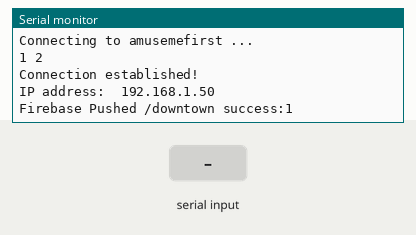
A sketch run on a simulated ESP8266 (NodeMCU). On the bench: the last lines printed to the serial monitor. The inputs (shaded band) are chosen by the test bench. WiFi joins after 1.5 s; servers stay silent unless stated.

Above: at 3.2 s.
3.3 s: ",\n" received over Serial
At 4.43 s:
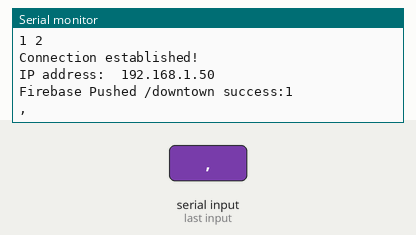
5.8 s: "T\n" received over Serial
At 7.3 s:
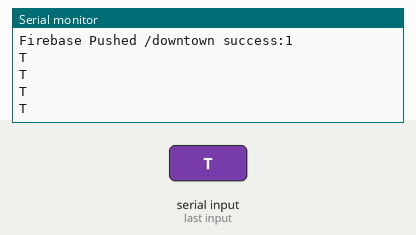
8.3 s: "1\n" received over Serial
At 9.43 s:
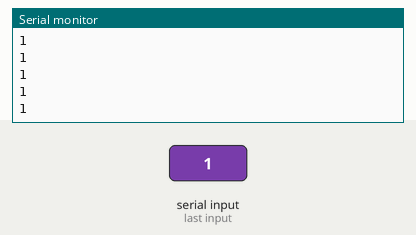

The sketch:

wifi_firebaseOnly_16jan.ino
```cpp
#include <ESP8266WiFi.h>        // Include the Wi-Fi library
#include <ESP8266HTTPClient.h>
#include <FirebaseArduino.h>

#define FIREBASE_HOST "spirit-iot-test.firebaseio.com"
#define FIREBASE_AUTH "wdNQYOzKXPZqIFcld8etSOALxhSvaOKNQUtV5RR2"

const char* ssid     = "amusemefirst";  // The SSID (name) of the Wi-Fi network
const char* password = "?3502679?";     // The password of the Wi-Fi network

int j = 0;
void setup() {
  Serial.begin(115200);         // Start the Serial communication to send messages to the computer
  delay(10);
  Serial.println('\n');
  WiFi.mode(WIFI_STA);
  WiFi.begin(ssid, password);             // Connect to the network
  Serial.print("Connecting to ");
  Serial.print(ssid); Serial.println(" ...");

  int i = 0;
  while (WiFi.status() != WL_CONNECTED) { // Wait for the Wi-Fi to connect
    delay(1000);
    Serial.print(++i); Serial.print(' ');
  }

  Serial.println('\n');
  Serial.println("Connection established!");
  Serial.print("IP address:\t");
  Serial.println(WiFi.localIP());         // Send the IP address of the ESP8266 to the computer

  Firebase.begin(FIREBASE_HOST, FIREBASE_AUTH);
}

void loop() {
  String maindata;
  String tFB, hFB, pFB, sFB, cFB;
  int commaindex, ci2, ci3, ci4, terminate;
  j = 0;

  maindata = Serial.readString();
  commaindex = maindata.indexOf(",");
  ci2 = maindata.indexOf(",", commaindex + 1);
  ci3 = maindata.indexOf(",", ci2 + 1);
  ci4 = maindata.indexOf(",", ci3 + 1);
  terminate = maindata.indexOf("T");

  tFB = maindata.substring(0, commaindex);
  hFB = maindata.substring(commaindex + 1, ci2);
  pFB = maindata.substring(ci2 + 1, ci3);
  sFB = maindata.substring(ci3 + 1, ci4);
  cFB = maindata.substring(ci4 + 1, terminate);

  Serial.println(tFB);
  Serial.println(hFB);
  Serial.println(pFB);
  Serial.println(sFB);
  Serial.println(cFB);


  if (tFB.startsWith("T") || hFB.startsWith("T") || pFB.startsWith("T") || sFB.startsWith("T") || cFB.startsWith("T") ||
      tFB.endsWith(",") || hFB.endsWith(",") || pFB.endsWith(",") || sFB.endsWith(",") || cFB.endsWith(",")) { // if data is corrupted
    // skip sending to firebase
  }
  else { // if data is Okay
    if (WiFi.status() == WL_CONNECTED) {

      /// SEND TO FIREBASE
      StaticJsonBuffer<200> jsonBuffer;
      JsonObject& root = jsonBuffer.createObject();
      root["temperature"] = tFB;
      root["humidity"] = hFB;
      root["pir"] = pFB;
      root["soundDB"] = sFB;
      root["co"] = cFB;
      String name = Firebase.push("/downtown", root);

      if (Firebase.failed()) {
        Serial.print("Firebase Pushing /downtown failed:");
        Serial.println(Firebase.error());
        return;
      } else {
        Serial.print("Firebase Pushed /downtown success:");
        Serial.println(name);
      }
    }
    else { // if(WiFi.status()!=WL_CONNECTED)
      Serial.println("Error in WiFi connection...");
    }
    delay(100);
  }
} // end of void loop()
```

Measured:
- after the input at 3.3 s, the serial monitor: prints a new line after 1.0 s (image 1)
- after the input at 5.8 s, the serial monitor: prints a new line after 1.0 s (image 2)
- after the input at 8.3 s, the serial monitor: prints a new line after 1.0 s (image 3)
